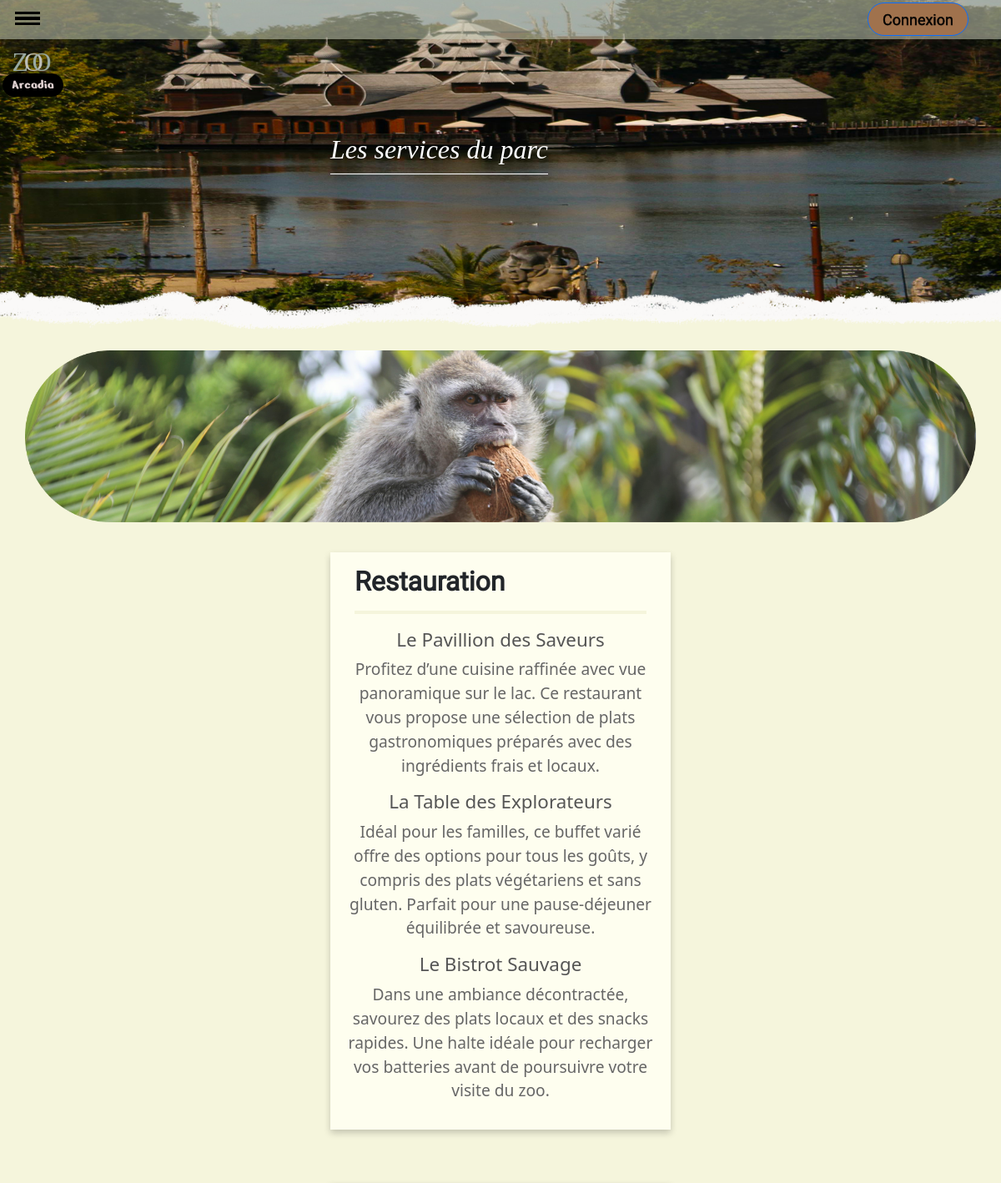
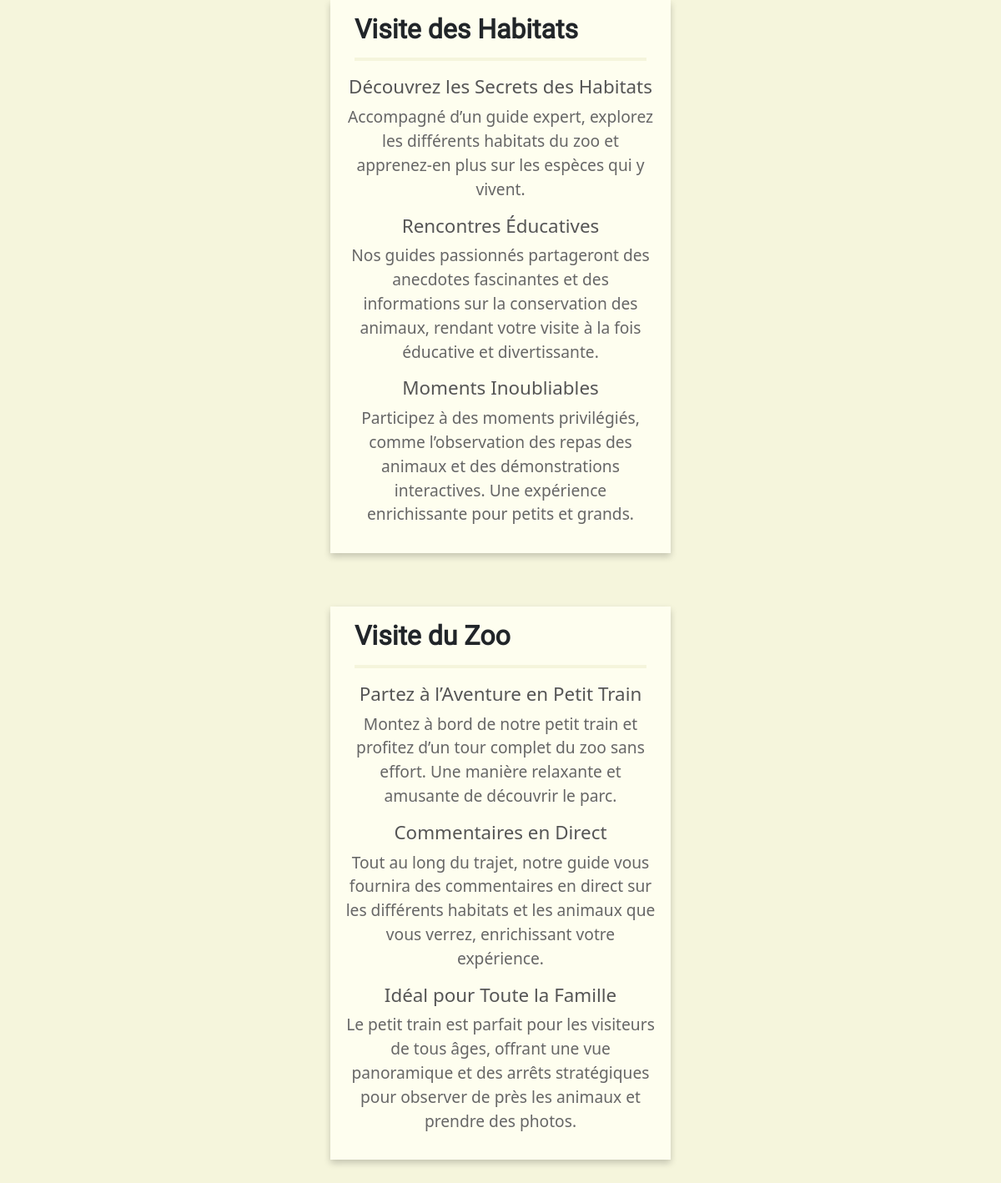
The app's page /arcadia_services.php with its own data (2 pictures, top to bottom).
### tables this page shows
CREATE TABLE `services` (
  `id` int NOT NULL AUTO_INCREMENT,
  `title` varchar(255) NOT NULL,
  `description1` text,
  `subtitle2` varchar(255) DEFAULT NULL,
  `description2` text,
  `subtitle3` varchar(255) DEFAULT NULL,
  `description3` text,
  `subtitle1` varchar(255) DEFAULT NULL,
  PRIMARY KEY (`id`)
);

### arcadia_services.php (the view, shortened to what this page needs)
<?php
require 'db.php';
$services = $pdo->query("SELECT * FROM services")->fetchAll();
?>
<!DOCTYPE html>
<html lang="fr">
<head>
    <link href="https://cdn.jsdelivr.net/npm/bootstrap@5.3.0/dist/css/bootstrap.min.css" rel="stylesheet">
    <link rel="stylesheet" href="services.css">
</head>
<body>
    <div class="topbar">
        <div class="menu-icon">
            <div class="menu-hamburger">
                <span></span>
                <span></span>
                <span></span>
            </div>
        </div>
        <div class="menu">
            <ul>
                <li class="connexion"><a href="arcadia_connexion.html" class="btn btn-primary">Connexion</a></li>
            </ul>
        </div>
    </div>
    <main>
        <div class="section-principale">
            <div class="small-logo">
                <span class="small-lettre-z">Z</span>
                <span class="small-lettre-o1">O</span>
                <span class="small-lettre-o2">O</span>
                <br><span class="small-Arcadia">Arcadia</span>
            </div>
            <h1><span class="titre-services">Les services du parc</span></h1>
        </div>
        <img src="./image/singe-service.png" alt="Singe" class="singe-service">
        <div class="all-card">
        <?php foreach ($services as $service): ?>
    <div class="card-group">
        <div class="card-restauration">
            <h1 class="h1-restauration"><?= htmlspecialchars($service['title']); ?></h1>
            <?php if (isset($service['subtitle1'])): ?>
    <h3 class="subtitle"><?= htmlspecialchars($service['subtitle1']); ?></h3>
    <p class="description"><?= isset($service['description1']) ? htmlspecialchars($service['description1']) : ''; ?></p>
<?php endif; ?>
<?php if (isset($service['subtitle2'])): ?>
    <h3 class="subtitle"><?= htmlspecialchars($service['subtitle2']); ?></h3>
    <p class="description"><?= isset($service['description2']) ? htmlspecialchars($service['description2']) : ''; ?></p>
<?php endif; ?>
<?php if (isset($service['subtitle3'])): ?>
    <h3 class="subtitle"><?= htmlspecialchars($service['subtitle3']); ?></h3>
    <p class="description"><?= isset($service['description3']) ? htmlspecialchars($service['description3']) : ''; ?></p>
<?php endif; ?>
        </div>
    </div>
<?php endforeach; ?>
        </div>
    </main>
</body>
</html>

### records on screen
services: title "Restauration", subtitle1 "Le Pavillion des Saveurs", description1 "Profitez d’une cuisine raffinée avec vue panoramique sur le lac. Ce restaurant vous propose une sélection de plats gastronomiques préparés avec des ingrédients frais et locaux.", subtitle2 "La Table des Explorateurs", description2 "Idéal pour les familles, ce buffet varié offre des options pour tous les goûts, y compris des plats végétariens et sans gluten. Parfait pour une pause-déjeuner équilibrée et savoureuse.", subtitle3 "Le Bistrot Sauvage", description3 "Dans une ambiance décontractée, savourez des plats locaux et des snacks rapides. Une halte idéale pour recharger vos batteries avant de poursuivre votre visite du zoo."
services: title "Visite des Habitats", subtitle1 "Découvrez les Secrets des Habitats", description1 "Accompagné d’un guide expert, explorez les différents habitats du zoo et apprenez-en plus sur les espèces qui y vivent.", subtitle2 "Rencontres Éducatives", description2 "Nos guides passionnés partageront des anecdotes fascinantes et des informations sur la conservation des animaux, rendant votre visite à la fois éducative et divertissante.", subtitle3 "Moments Inoubliables", description3 "Participez à des moments privilégiés, comme l’observation des repas des animaux et des démonstrations interactives. Une expérience enrichissante pour petits et grands."
services: title "Visite du Zoo", subtitle1 "Partez à l’Aventure en Petit Train", description1 "Montez à bord de notre petit train et profitez d’un tour complet du zoo sans effort. Une manière relaxante et amusante de découvrir le parc.", subtitle2 "Commentaires en Direct", description2 "Tout au long du trajet, notre guide vous fournira des commentaires en direct sur les différents habitats et les animaux que vous verrez, enrichissant votre expérience.", subtitle3 "Idéal pour Toute la Famille", description3 "Le petit train est parfait pour les visiteurs de tous âges, offrant une vue panoramique et des arrêts stratégiques pour observer de près les animaux et prendre des photos."
